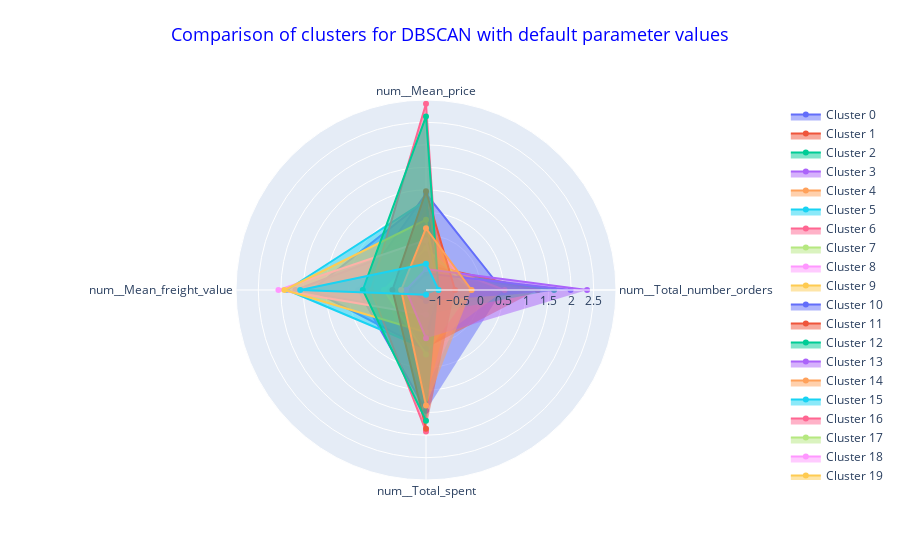

Write notebook code for a chart like this one.
### Code cell
# Radar plot with Plotly :

import plotly.graph_objs as go

Radar_Plot_dbs = go.Figure()
df = data_grouped_dbs
for group in df.index:
    Radar_Plot_dbs.add_trace(go.Scatterpolar(r=df[df.index==group].iloc[:,:].values.reshape(-1),
                                         theta=df.columns,
                                         fill='toself',
                                         name='Cluster '+str(group)))
    Radar_Plot_dbs.update_layout(polar=dict(radialaxis=dict(visible=True,range=[df.min(), df.max()])),
                             showlegend=True,
                             title={'text': "Comparison of clusters for DBSCAN with default parameter values",
                                    'y':0.95,
                                    'x':0.5,
                                    'xanchor': 'center',
                                    'yanchor': 'top'},
                             title_font_color="blue",
                             title_font_size=18)

    
Radar_Plot_dbs.show()

print('Note : you may have to execute the notebook to see this visualization as it does not remain after closing it.')

### Figure 1 — Plotly figure (JSON) as saved in the notebook; plotly's stock layout.template omitted (floating-point values rounded to 4 significant figures)
{"data": [{"fill": "toself", "name": "Cluster 0", "r": [0.4773, 0.9145, 0.2871, 1.456], "theta": ["num__Total_number_orders", "num__Mean_price", "num__Mean_freight_value", "num__Total_spent"], "type": "scatterpolar"}, {"fill": "toself", "name": "Cluster 1", "r": [-0.9416, -0.6608, -0.7014, -1.136], "theta": ["num__Total_number_orders", "num__Mean_price", "num__Mean_freight_value", "num__Total_spent"], "type": "scatterpolar"}, {"fill": "toself", "name": "Cluster 2", "r": [-0.5755, -0.7232, -0.725, -1.044], "theta": ["num__Total_number_orders", "num__Mean_price", "num__Mean_freight_value", "num__Total_spent"], "type": "scatterpolar"}, {"fill": "toself", "name": "Cluster 3", "r": [0.1566, -0.7607, -0.7363, -0.8795], "theta": ["num__Total_number_orders", "num__Mean_price", "num__Mean_freight_value", "num__Total_spent"], "type": "scatterpolar"}, {"fill": "toself", "name": "Cluster 4", "r": [-0.2095, -0.7474, -0.7388, -0.9596], "theta": ["num__Total_number_orders", "num__Mean_price", "num__Mean_freight_value", "num__Total_spent"], "type": "scatterpolar"}, {"fill": "toself", "name": "Cluster 5", "r": [1.255, -0.8011, -0.777, -0.7788], "theta": ["num__Total_number_orders", "num__Mean_price", "num__Mean_freight_value", "num__Total_spent"], "type": "scatterpolar"}, {"fill": "toself", "name": "Cluster 6", "r": [0.5227, -0.7698, -0.7599, -0.8043], "theta": ["num__Total_number_orders", "num__Mean_price", "num__Mean_freight_value", "num__Total_spent"], "type": "scatterpolar"}, {"fill": "toself", "name": "Cluster 7", "r": [0.8888, -0.791, -0.7748, -0.8064], "theta": ["num__Total_number_orders", "num__Mean_price", "num__Mean_freight_value", "num__Total_spent"], "type": "scatterpolar"}, {"fill": "toself", "name": "Cluster 8", "r": [-0.2095, 0.01344, -0.5006, 0.9928], "theta": ["num__Total_number_orders", "num__Mean_price", "num__Mean_freight_value", "num__Total_spent"], "type": "scatterpolar"}, {"fill": "toself", "name": "Cluster 9", "r": [-0.5755, 0.5828, -0.309, 1.19], "theta": ["num__Total_number_orders", "num__Mean_price", "num__Mean_freight_value", "num__Total_spent"], "type": "scatterpolar"}, {"fill": "toself", "name": "Cluster 10", "r": [-0.9416, 0.7792, 1.313, 0.09523], "theta": ["num__Total_number_orders", "num__Mean_price", "num__Mean_freight_value", "num__Total_spent"], "type": "scatterpolar"}, {"fill": "toself", "name": "Cluster 11", "r": [1.255, -0.6598, -0.7457, 0.06681], "theta": ["num__Total_number_orders", "num__Mean_price", "num__Mean_freight_value", "num__Total_spent"], "type": "scatterpolar"}, {"fill": "toself", "name": "Cluster 12", "r": [1.621, -0.7982, -0.7562, -0.6794], "theta": ["num__Total_number_orders", "num__Mean_price", "num__Mean_freight_value", "num__Total_spent"], "type": "scatterpolar"}, {"fill": "toself", "name": "Cluster 13", "r": [-0.9416, -0.1357, 1.675, -0.6873], "theta": ["num__Total_number_orders", "num__Mean_price", "num__Mean_freight_value", "num__Total_spent"], "type": "scatterpolar"}, {"fill": "toself", "name": "Cluster 14", "r": [0.5227, -0.5635, -0.2861, 0.07811], "theta": ["num__Total_number_orders", "num__Mean_price", "num__Mean_freight_value", "num__Total_spent"], "type": "scatterpolar"}, {"fill": "toself", "name": "Cluster 15", "r": [-0.9416, 0.7657, 1.862, 0.08372], "theta": ["num__Total_number_orders", "num__Mean_price", "num__Mean_freight_value", "num__Total_spent"], "type": "scatterpolar"}, {"fill": "toself", "name": "Cluster 16", "r": [-0.9416, 2.911, 0.001107, 1.919], "theta": ["num__Total_number_orders", "num__Mean_price", "num__Mean_freight_value", "num__Total_spent"], "type": "scatterpolar"}, {"fill": "toself", "name": "Cluster 17", "r": [-0.2095, -0.2912, -0.288, 0.2112], "theta": ["num__Total_number_orders", "num__Mean_price", "num__Mean_freight_value", "num__Total_spent"], "type": "scatterpolar"}, {"fill": "toself", "name": "Cluster 18", "r": [-0.9416, -0.1135, 2.053, -0.6683], "theta": ["num__Total_number_orders", "num__Mean_price", "num__Mean_freight_value", "num__Total_spent"], "type": "scatterpolar"}, {"fill": "toself", "name": "Cluster 19", "r": [-0.9416, 0.3376, 1.921, -0.2824], "theta": ["num__Total_number_orders", "num__Mean_price", "num__Mean_freight_value", "num__Total_spent"], "type": "scatterpolar"}, {"fill": "toself", "name": "Cluster 20", "r": [1.987, -0.8475, -0.8461, -0.9772], "theta": ["num__Total_number_orders", "num__Mean_price", "num__Mean_freight_value", "num__Total_spent"], "type": "scatterpolar"}, {"fill": "toself", "name": "Cluster 21", "r": [-0.5755, 0.9713, -0.4757, 1.855], "theta": ["num__Total_number_orders", "num__Mean_price", "num__Mean_freight_value", "num__Total_spent"], "type": "scatterpolar"}, {"fill": "toself", "name": "Cluster 22", "r": [-0.9416, 2.63, 0.182, 1.678], "theta": ["num__Total_number_orders", "num__Mean_price", "num__Mean_freight_value", "num__Total_spent"], "type": "scatterpolar"}, {"fill": "toself", "name": "Cluster 23", "r": [2.353, -0.7555, -0.7755, -0.1504], "theta": ["num__Total_number_orders", "num__Mean_price", "num__Mean_freight_value", "num__Total_spent"], "type": "scatterpolar"}, {"fill": "toself", "name": "Cluster 24", "r": [-0.2095, 0.1503, -0.6685, 1.344], "theta": ["num__Total_number_orders", "num__Mean_price", "num__Mean_freight_value", "num__Total_spent"], "type": "scatterpolar"}, {"fill": "toself", "name": "Cluster 25", "r": [-0.9416, -0.6371, 1.57, -1.116], "theta": ["num__Total_number_orders", "num__Mean_price", "num__Mean_freight_value", "num__Total_spent"], "type": "scatterpolar"}], "layout": {"polar": {"radialaxis": {"range": [[-0.9416, -0.8475, -0.8461, -1.136], [2.353, 2.911, 2.053, 1.919]], "visible": true}}, "showlegend": true, "title": {"font": {"color": "blue", "size": 18}, "text": "Comparison of clusters for DBSCAN with default parameter values", "x": 0.5, "xanchor": "center", "y": 0.95, "yanchor": "top"}}}
